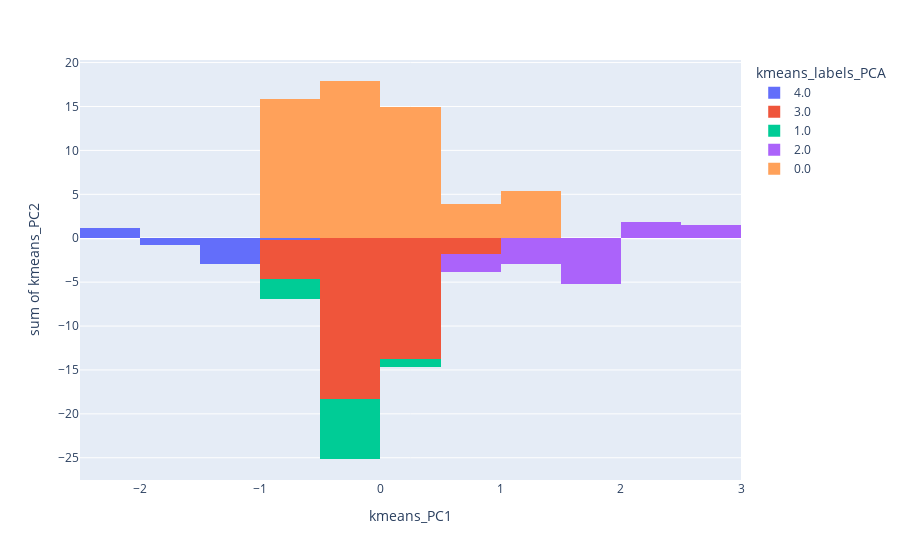

Here is the notebook cell this chart was saved with:
### Code cell
fig = px.histogram(df_kmeans_PCA, x="kmeans_PC1", y="kmeans_PC2", color="kmeans_labels_PCA")
fig.show()
